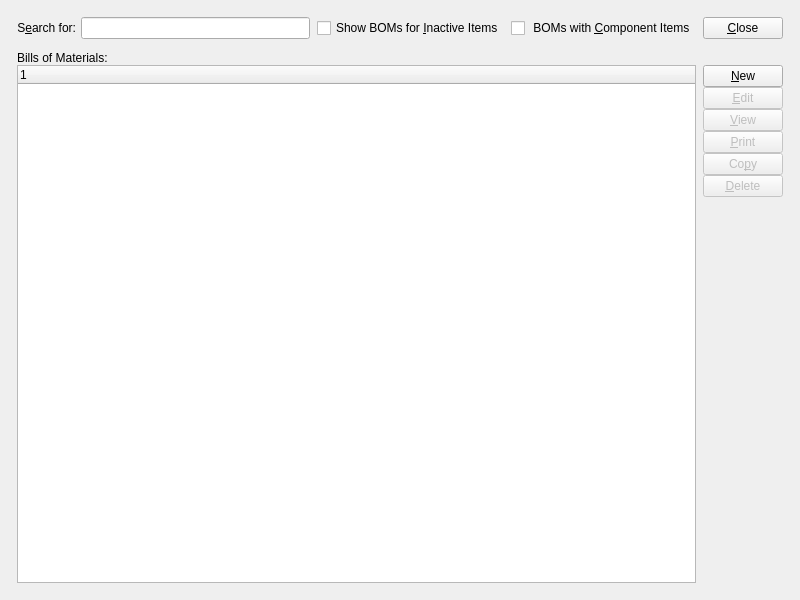
<?xml version="1.0" encoding="UTF-8"?>
<ui version="4.0">
 <comment>This file is part of the xTuple ERP: PostBooks Edition, a free and
open source Enterprise Resource Planning software suite,
Copyright (c) 1999-2010 by OpenMFG LLC, d/b/a xTuple.
It is licensed to you under the Common Public Attribution License
version 1.0, the full text of which (including xTuple-specific Exhibits)
is available at www.xtuple.com/CPAL.  By using this software, you agree
to be bound by its terms.</comment>
 <class>bomList</class>
 <widget class="QWidget" name="bomList">
  <property name="geometry">
   <rect>
    <x>0</x>
    <y>0</y>
    <width>800</width>
    <height>600</height>
   </rect>
  </property>
  <property name="windowTitle">
   <string>Bills of Materials</string>
  </property>
  <layout class="QGridLayout" name="gridLayout_2">
   <item row="0" column="0">
    <layout class="QGridLayout" name="gridLayout">
     <property name="margin">
      <number>12</number>
     </property>
     <property name="spacing">
      <number>12</number>
     </property>
     <item row="0" column="0">
      <layout class="QHBoxLayout">
       <property name="spacing">
        <number>7</number>
       </property>
       <item>
        <layout class="QHBoxLayout">
         <property name="spacing">
          <number>5</number>
         </property>
         <item>
          <widget class="QLabel" name="_searchForLit">
           <property name="text">
            <string>S&amp;earch for:</string>
           </property>
           <property name="alignment">
            <set>Qt::AlignRight|Qt::AlignTrailing|Qt::AlignVCenter</set>
           </property>
           <property name="buddy">
            <cstring>_searchFor</cstring>
           </property>
          </widget>
         </item>
         <item>
          <widget class="XLineEdit" name="_searchFor"/>
         </item>
        </layout>
       </item>
       <item>
        <widget class="XCheckBox" name="_showInactive">
         <property name="text">
          <string>Show BOMs for &amp;Inactive Items</string>
         </property>
        </widget>
       </item>
       <item>
        <widget class="XCheckBox" name="_showComponent">
         <property name="text">
          <string> BOMs with &amp;Component Items</string>
         </property>
        </widget>
       </item>
       <item>
        <widget class="QPushButton" name="_close">
         <property name="text">
          <string>&amp;Close</string>
         </property>
        </widget>
       </item>
      </layout>
     </item>
     <item row="1" column="0">
      <layout class="QVBoxLayout">
       <property name="spacing">
        <number>0</number>
       </property>
       <item>
        <widget class="QLabel" name="_billsOfMaterialsLit">
         <property name="text">
          <string>Bills of Materials:</string>
         </property>
         <property name="alignment">
          <set>Qt::AlignVCenter</set>
         </property>
        </widget>
       </item>
       <item>
        <layout class="QHBoxLayout">
         <property name="spacing">
          <number>7</number>
         </property>
         <item>
          <widget class="XTreeWidget" name="_bom"/>
         </item>
         <item>
          <layout class="QVBoxLayout">
           <property name="spacing">
            <number>0</number>
           </property>
           <item>
            <layout class="QVBoxLayout">
             <property name="spacing">
              <number>0</number>
             </property>
             <item>
              <widget class="QPushButton" name="_new">
               <property name="text">
                <string>&amp;New</string>
               </property>
              </widget>
             </item>
             <item>
              <widget class="QPushButton" name="_edit">
               <property name="enabled">
                <bool>false</bool>
               </property>
               <property name="text">
                <string>&amp;Edit</string>
               </property>
              </widget>
             </item>
             <item>
              <widget class="QPushButton" name="_view">
               <property name="enabled">
                <bool>false</bool>
               </property>
               <property name="text">
                <string>&amp;View</string>
               </property>
              </widget>
             </item>
             <item>
              <widget class="QPushButton" name="_print">
               <property name="enabled">
                <bool>false</bool>
               </property>
               <property name="text">
                <string>&amp;Print</string>
               </property>
              </widget>
             </item>
             <item>
              <widget class="QPushButton" name="_copy">
               <property name="enabled">
                <bool>false</bool>
               </property>
               <property name="text">
                <string>Co&amp;py</string>
               </property>
              </widget>
             </item>
             <item>
              <widget class="QPushButton" name="_delete">
               <property name="enabled">
                <bool>false</bool>
               </property>
               <property name="text">
                <string>&amp;Delete</string>
               </property>
              </widget>
             </item>
            </layout>
           </item>
           <item>
            <spacer>
             <property name="orientation">
              <enum>Qt::Vertical</enum>
             </property>
             <property name="sizeType">
              <enum>QSizePolicy::Expanding</enum>
             </property>
             <property name="sizeHint" stdset="0">
              <size>
               <width>20</width>
               <height>20</height>
              </size>
             </property>
            </spacer>
           </item>
          </layout>
         </item>
        </layout>
       </item>
      </layout>
     </item>
    </layout>
   </item>
  </layout>
 </widget>
 <layoutdefault spacing="5" margin="5"/>
 <pixmapfunction>qPixmapFromMimeSource</pixmapfunction>
 <customwidgets>
  <customwidget>
   <class>XCheckBox</class>
   <extends>QCheckBox</extends>
   <header>xcheckbox.h</header>
  </customwidget>
  <customwidget>
   <class>XLineEdit</class>
   <extends>QLineEdit</extends>
   <header>xlineedit.h</header>
   <container>1</container>
  </customwidget>
  <customwidget>
   <class>XTreeWidget</class>
   <extends>QTreeWidget</extends>
   <header>xtreewidget.h</header>
  </customwidget>
 </customwidgets>
 <tabstops>
  <tabstop>_searchFor</tabstop>
  <tabstop>_showInactive</tabstop>
  <tabstop>_bom</tabstop>
  <tabstop>_new</tabstop>
  <tabstop>_edit</tabstop>
  <tabstop>_view</tabstop>
  <tabstop>_print</tabstop>
  <tabstop>_copy</tabstop>
  <tabstop>_delete</tabstop>
  <tabstop>_close</tabstop>
 </tabstops>
 <resources/>
 <connections>
  <connection>
   <sender>_close</sender>
   <signal>clicked()</signal>
   <receiver>bomList</receiver>
   <slot>close()</slot>
   <hints>
    <hint type="sourcelabel">
     <x>20</x>
     <y>20</y>
    </hint>
    <hint type="destinationlabel">
     <x>20</x>
     <y>20</y>
    </hint>
   </hints>
  </connection>
  <connection>
   <sender>_bom</sender>
   <signal>valid(bool)</signal>
   <receiver>_view</receiver>
   <slot>setEnabled(bool)</slot>
   <hints>
    <hint type="sourcelabel">
     <x>20</x>
     <y>20</y>
    </hint>
    <hint type="destinationlabel">
     <x>20</x>
     <y>20</y>
    </hint>
   </hints>
  </connection>
  <connection>
   <sender>_bom</sender>
   <signal>valid(bool)</signal>
   <receiver>_print</receiver>
   <slot>setEnabled(bool)</slot>
   <hints>
    <hint type="sourcelabel">
     <x>20</x>
     <y>20</y>
    </hint>
    <hint type="destinationlabel">
     <x>20</x>
     <y>20</y>
    </hint>
   </hints>
  </connection>
 </connections>
</ui>
